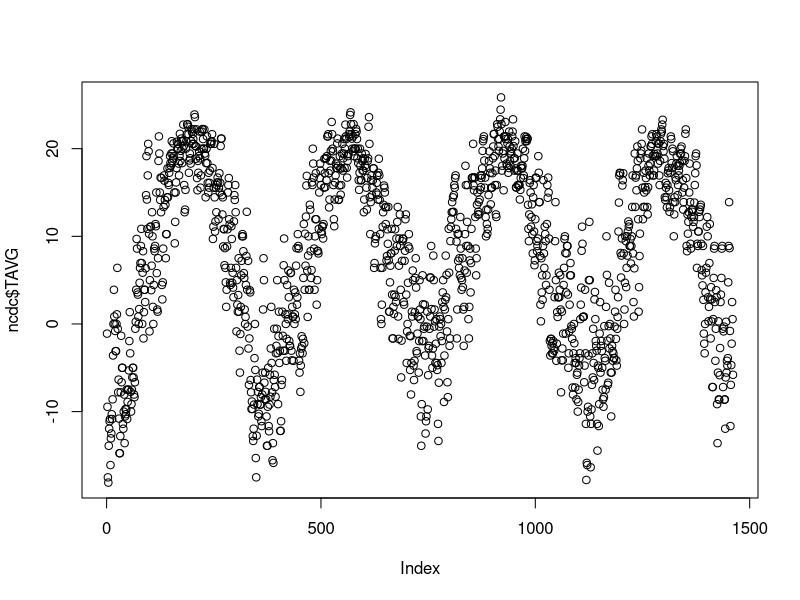
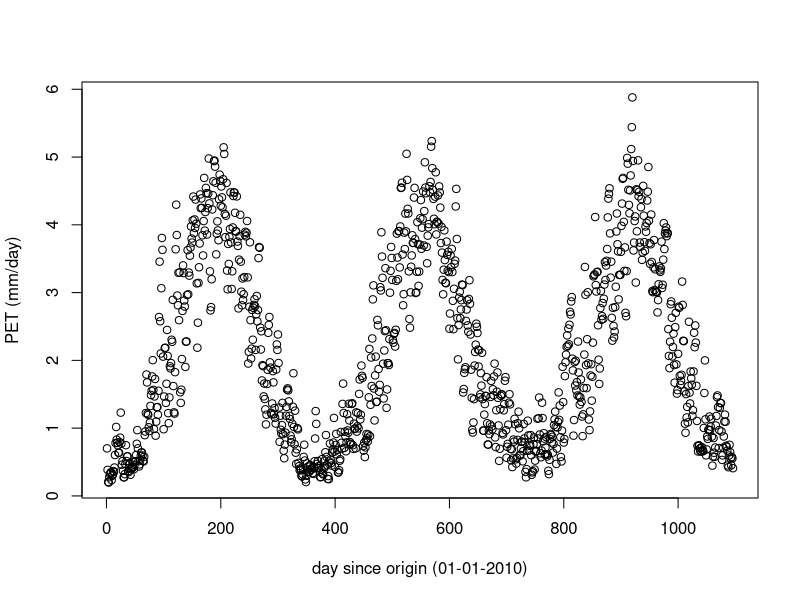
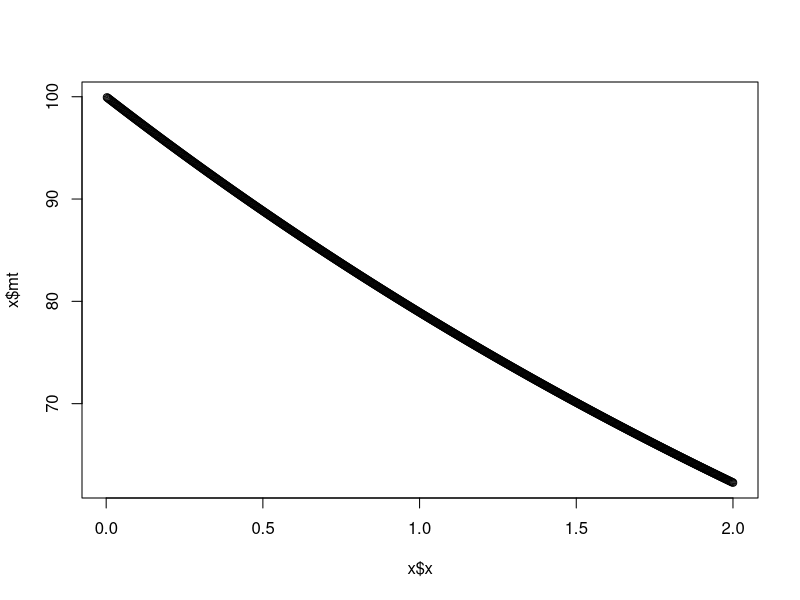
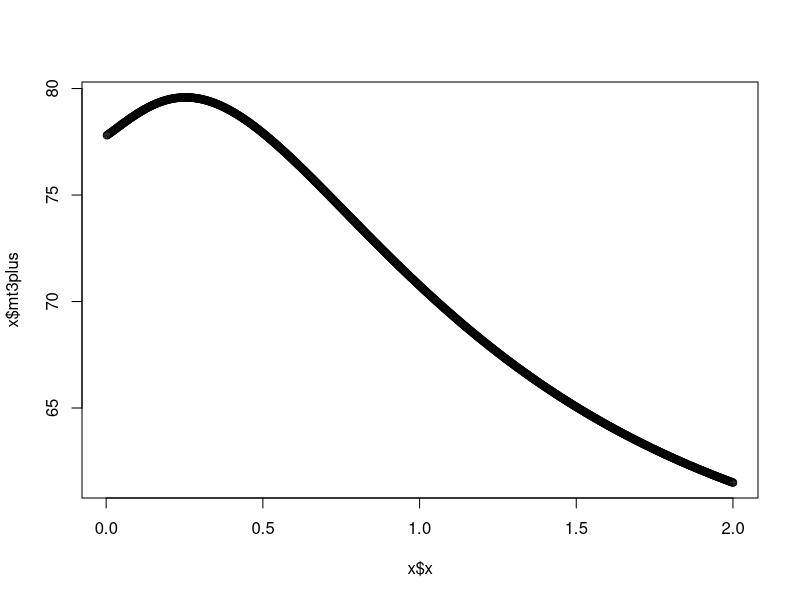
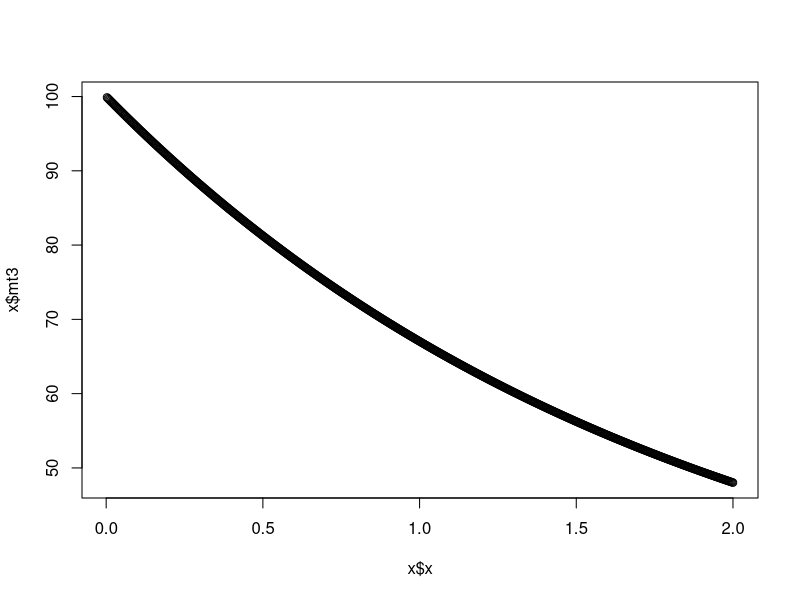

Recreate these plots in R, in order.
##01_CDI_weimer_run
# Author: Jeff Atkins (jwatkins6@vcu.edu) May, 2017

#Previous sections of code taken as below:  

#Code written 2014-015 by Jeff Atkins (jeffatkins@virginia.edu or via Twitter @atkinsjeff)
#This code analyzes data from the MesoWest Weather Station at Bearden Knob (BDKW2) located at the top of the Weimer Run Watershed in David, WV
#This code also analyzes long term trends in precipitation using NCDC data for the Weimer Run Watershed
#Dataset files are uploaded into figshare
#and is in suppor of research outlined in the manuscript Atkins et al. 2014 Biogeosciences (article title final here)

# Station data downloaded from http://mesowest.utah.edu/ for the Bearden Knob Weather Station (BDKW2)
# 
# http://mesowest.utah.edu/html/help/main_index.html#usage
# 
# Column descriptions and units:
# DATETIME - date (mm/dd/yyyy) with time (hh:mm)
# TEMP - air temperature in degrees Celsius
# RELH - Relative humidity (%)
# WIND - hourly wind speed (m/s)
# GUST - peak wind speed gust during hour (m/s)
# DIR - wind speed direction (compass degrees)
# QFLG - Quality of data (OK = good to use; CAUTION = examine for incongruity)
# SOLAR - Incoming solar radiation (w/m^2)
# PRECIPcum - cumulative precipitation (cm)
# PRECIP - precip during past hour (cm)
# PEAK - duplicate column of max wind gust (m/s)
# PEAKDIR - direction of PEAK and GUST columns (compass degrees)
# DWP - dew point (degrees Celsius)
# 


#required packages
require(xts)
require(ggplot2)
require(psych)
library(Hmisc)
library(lmtest)
library(car)
library(gtable)
library(gridExtra)
require(lubridate)
require(plyr)
require(dplyr)
require(tidyr)


# Sources
# http://www.nature.com/nclimate/journal/v4/n7/extref/nclimate2251-s1.pdf
# http://onlinelibrary.wiley.com/doi/10.1111/j.1365-2486.2008.01672.x/full
# http://hyperphysics.phy-astr.gsu.edu/hbase/Kinetic/watvap.html
# https://www.fs.fed.us/pnw/pubs/journals/pnw_2008_adair001.pdf
# http://hydrologie.org/redbooks/a063/063006.pdf

require(plyr)
require(dplyr)
require(tidyr)
require(magrittr)

# NCDC GHCND:USC00462211	DAVIS 3 SE WV US
ncdc <- read.csv("data/934907.csv")

str(ncdc)

# make year, month,  columns
ncdc$year <- substr(ncdc$DATE, 0, 4)
ncdc$mon <- substr(ncdc$DATE, 5, 6)
ncdc$day <- substr(ncdc$DATE, 7, 8)

#mean temp
ncdc$TAVG <- (ncdc$TMAX + ncdc$TMIN) / 2

# diagnostic
plot(ncdc$TAVG)

# making monthlies
ncdc %>%
  group_by( year, mon) %>% 
  summarise( tavg = mean(TAVG, na.rm = TRUE), ppt = sum(PRCP, na.rm = TRUE)) -> monthly
monthly <- data.frame(monthly)

monthly$year <- as.integer(monthly$year)
monthly$mon <- as.integer(monthly$mon)

# yearly sums
# making monthlies
ncdc %>%
  group_by( year) %>% 
  summarise( ppt = sum(PRCP, na.rm = TRUE)) 

# Briong in daylength
df.daylength <- read.csv("data/wv_daylength_2010_2012.csv")
df.daylength$length <- df.daylength$length * 12

#make a lite
ncdc.lite <- ncdc[,c(7,19:22)]
ncdc.lite$year <- as.integer(ncdc.lite$year)
ncdc.lite$mon <- as.integer(ncdc.lite$mon)
ncdc.lite$day <- as.integer(ncdc.lite$day)

df.ncdc <- merge(ncdc.lite, df.daylength)
attach(df.ncdc)
df.days2 <- df.ncdc[order(year, mon, day),]
detach(df.ncdc)
df.days2 <- na.omit(df.days2)

# # calculate saturated water vapor density in g m^-3
df.days2$qtingrams <- 4.8046 * exp(0.0635 * df.days2$TAVG)

# # calculate saturated water vapor density in kPa
df.days2$qt <- 0.611 * exp(  (17.502 * df.days2$TAVG) / (df.days2$TAVG + 240.97) )

# # calculate PET in inches from Harmon, 1963 (http://hydrologie.org/redbooks/a063/063006.pdf)
# df.days$pet <- 0.0065 * df.days$length * df.days$qt

# PET in mm modified from Harmon, 1963
df.days2$pet <- 29.8 * df.days2$length * ( (df.days2$qt/ (df.days2$TAVG + 273.2)))

# apply calibration coeff
df.days2$pet <- df.days2$pet * 1.2
# #change pet to mm
# df.days$pet <- df.days$pet * 25.4

# aggregate monthly pet
df.days2 %>% 
  group_by( year, mon) %>% 
  summarise( pet = sum(pet, na.rm = TRUE)) -> df.pet
df.pet <-   data.frame(df.pet)
# test plot
plot(df.days2$pet, xlab = "day since origin (01-01-2010)", ylab = "PET (mm/day)")
# Just to print total  PET
df.days2 %>% 
  group_by( year) %>% 
  summarise( pet = sum(pet, na.rm = TRUE))
#######
# To bring them all together
df.cdi <- merge(monthly, df.pet)


#convert precip to mm and rename

names(df.cdi)[names(df.cdi) == 'ppt'] <- 'p'
names(df.cdi)[names(df.cdi) == 'tavg'] <- 't'

# Running checks
df.cdi%>% 
  group_by( year) %>% 
  summarise( ppt = sum(p, na.rm = TRUE)) 

# making the intermediates for CDI calculations
# from Adiar et al. 2008, GCB (https://www.fs.fed.us/pnw/pubs/journals/pnw_2008_adair001.pdf)

df.cdi$ft <- 0.5766 * exp(308.56 * ( (1/56.02) - (1 / ((273+df.cdi$t) - 227.13)) ))
df.cdi$fw <- 1 / (1 + 30 * exp(-8.5 * (df.cdi$p / df.cdi$pet)))
df.cdi$cdi <- df.cdi$ft * df.cdi$fw

## Now let's calculate CDI by year
df.cdi%>% 
  group_by(year) %>% 
  summarise( cdi = mean(cdi, na.rm = TRUE)) 


cdi <- mean(df.cdi$cdi)
#k <- -0.5278
k = 0.4042
x <- c(1:730)
x <- data.frame(x)
x$x <- x$x / 365

# calculate mass remaining based on CDI, time, and k
x$mt <- 100  * exp( (-k * cdi * x$x)  )

plot(x$x, x$mt)

#### Three pool model
cel <- 36.79
lig <- 20.94
ls <-  lig/ (cel + lig)
k1 <- 1.893
k2 <- 1.5817
k3 <- 0.0343
b <- 4.271
m1 <- 100 - cel - lig
x$ligx <- (lig * exp(-k3 * cdi *x$x))



x$mt3plus <- (m1  * exp( (-k1 * cdi * x$x))) + (cel * exp( (-k2 * cdi * exp(-b * (x$ligx/lig) * x$x)))) + (lig * exp(-k3 * cdi *x$x))
plot(x$x, x$mt3plus) 

x$mt3 <- (m1  * exp( (-1.0669 * cdi * x$x))) + (cel * exp( (-0.7676 * cdi * x$x))) + (lig * exp(0 * cdi *x$x))

plot(x$x, x$mt3)      
